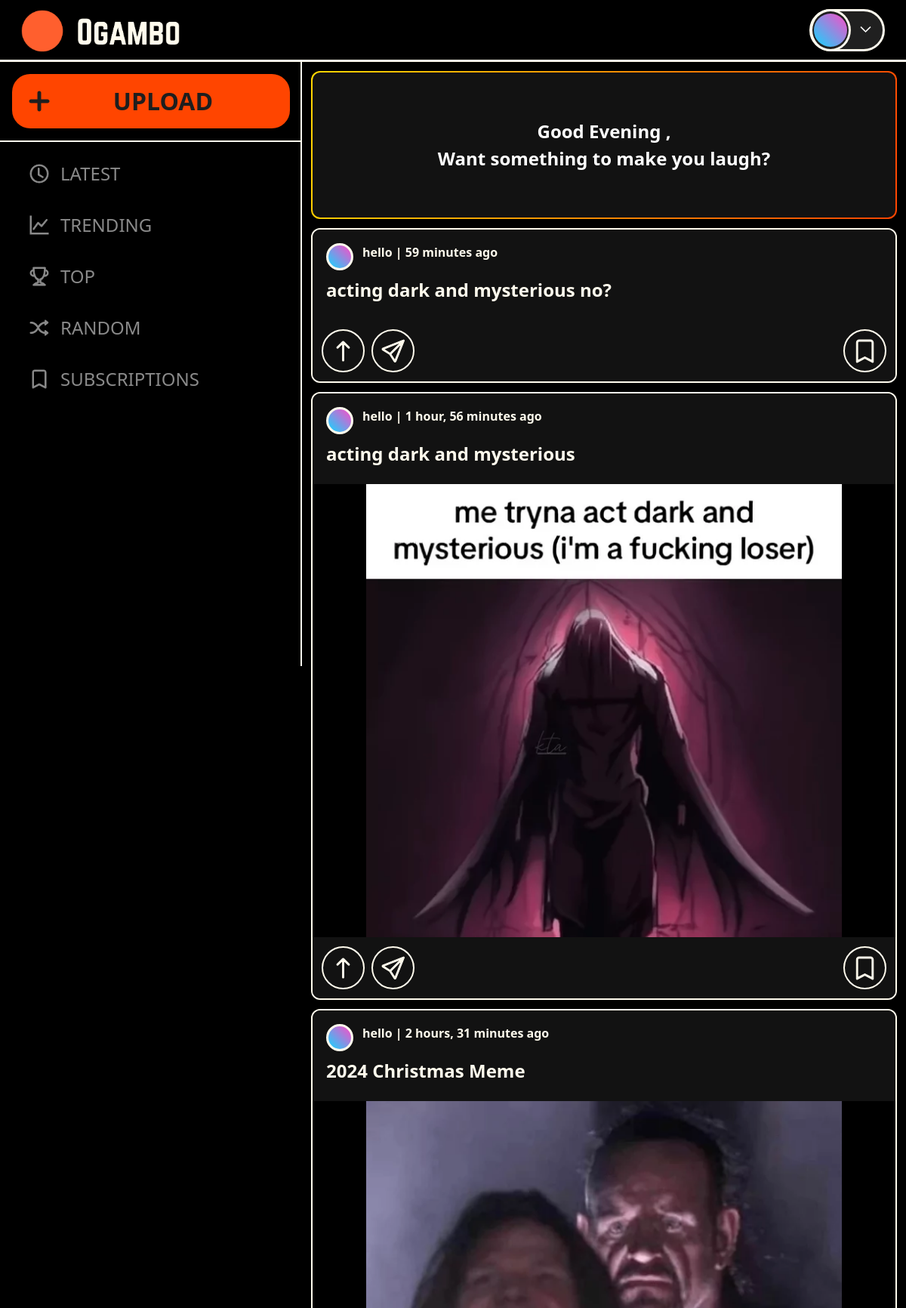
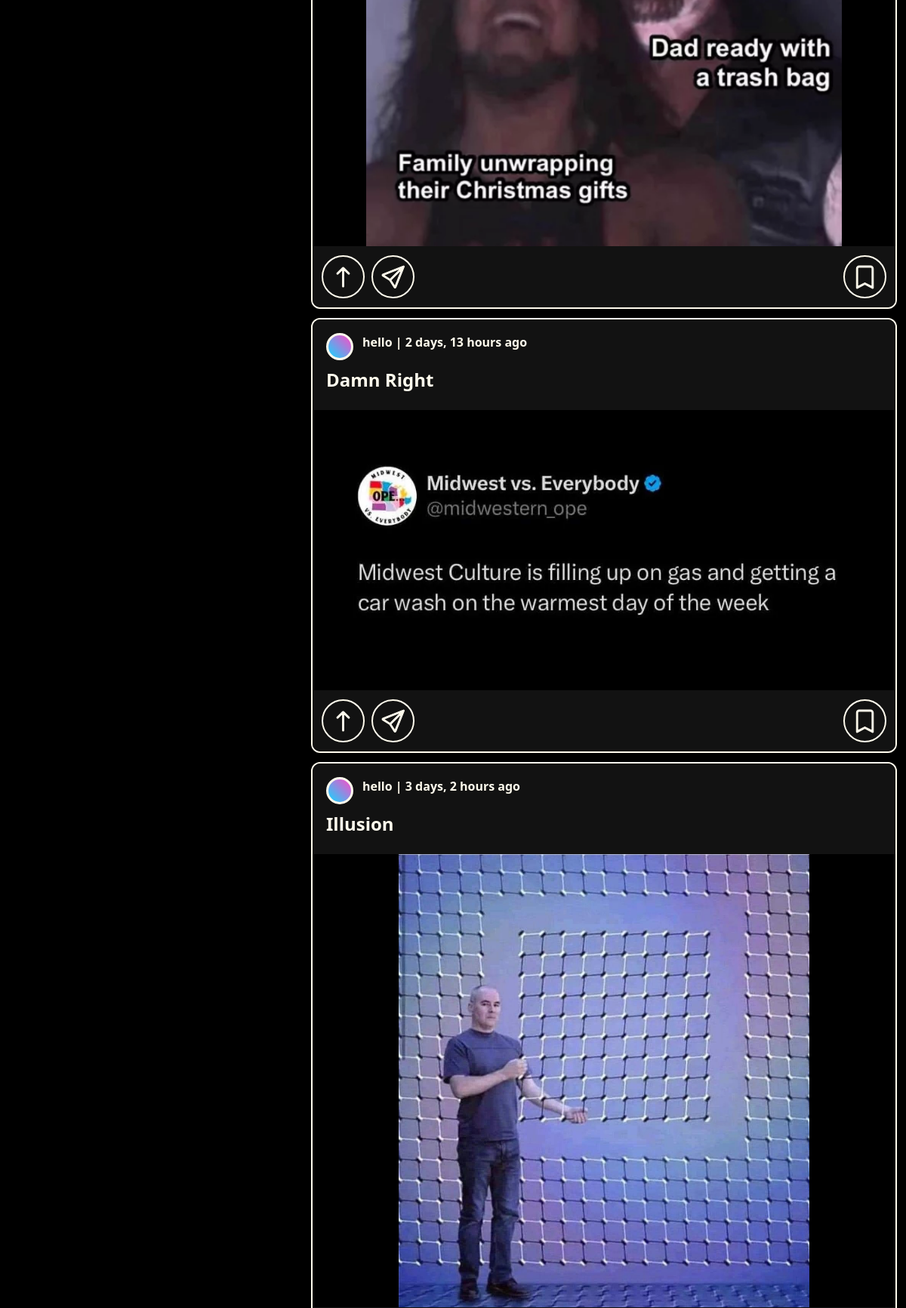
The page / (upper part) on the database its author committed (2 pictures, top to bottom).
### ogambo/models.py (models this page shows, shortened)
class Post(models.Model):
    id = models.UUIDField(primary_key=True, default=uuid.uuid4, editable=False)
    user = models.ForeignKey(User, on_delete=models.SET_NULL, null=True)
    title = models.CharField(max_length=200)
    description = models.TextField(max_length=500, null=True, blank=True)
    tags = models.ManyToManyField(Tag, related_name='posts', blank=True)
    image = models.ImageField(upload_to='post_media/images/', null=True, blank=True)
    video = models.FileField(upload_to='post_media/videos/', null=True, blank=True)
    created = models.DateTimeField(auto_now_add=True)
    updated = models.DateTimeField(auto_now=True)
    class Meta:
        ordering = ['-updated', '-created']
    def upvotes(self):
        return self.votes.filter(vote_type=True).count()
    def downvotes(self):
        return self.votes.filter(vote_type=False).count()

### ogambo/views.py (the view)
# urls.py: 2. Add a URL to urlpatterns:  path('', views.home, name='home')
def home(request):
    q = request.GET.get('q') if request.GET.get('q') != None else ''
    posts = Post.objects.filter(
        Q(tags__name__icontains=q) |
        Q(title__icontains=q) |
        Q(user__username__icontains=q)
        ).distinct
    tags = Tag.objects.annotate(num_posts=Count('posts')).order_by('-num_posts')[:50]
    context = {'posts' : posts, 'tags' : tags}
    return render(request, 'ogambo/home.html', context)

### ogambo/templates/ogambo/home.html (shortened to what this page needs)
{% extends 'main.html' %}
{% block content %}
<div class="home">
    <div class="home-left-bar">
        {% include 'ogambo/components/sidebar.html' %}
    </div>
    <div class="home-feed">
        {% include 'ogambo/components/feed.html' %}
    </div>
</div>
{% endblock content %}

### ogambo/templates/ogambo/components/feed.html (shortened to what this page needs)
<main class="content-area">
    <div class="feed">
        <div class="home-welcome">
            <p class="content-title">Good Evening {{request.user.username}}, <br>Want something to make you laugh?</p>
        </div>
        {% for post in posts %}
            <div class="meme-card">
                <div class="meme-header">
                    {% if post.user %}
                        <a href="{% url 'user-profile' post.user.username %}" class="user-info">
                            <div class="user-avatar"></div>
                            {{post.user}} | {{post.updated|timesince}} ago
                        </a>
                    {% endif %}
                    <div class="post-title mt-2">
                        <span>{{post.title}}</span>
                    </div>
                </div>
                <a href="{% url 'post' post.id %}">
                    <div class="meme-image">
                        {% if post.image %}
                            <img src="{{post.image.url}}" class="meme-image" alt="">
                        {% endif %}
                    </div>
                </a>
                <div class="meme-footer">
                    <div class="footer-buttons">
                        <div class="action-buttons">
                            <button class="action-btn upvote" data-vote-type="upvote" data-post-id="{{post.id}}">
                                <i class="bi bi-arrow-up"></i>
                            </button>
                            <button class="action-btn">
                                <i class="bi bi-send"></i>
                            </button>
                        </div>
                        <div class="save-button">
                            <button class="action-btn">
                                <i class="bi bi-bookmark"></i>
                            </button>
                        </div>
                    </div>
                </div>
            </div>
        {% endfor %}
    </div>
</main>

### static/assets/main.css (style rules this page uses)
body { background-color: black; color: white; }

### templates/main.html (style rules this page uses)
:root { --ogambo-black: #000000; --ogambo-orange: #ff4500; --ogambo-green: #4ade80; --ogambo-gray: #121212; --ogambo-light-gray: #8A8A8A; --ogambo-text: #FFFBED; --ogambo-blue: #00a2ff; }
* { margin: 0; padding: 0; box-sizing: border-box; font-family: Verdana, Geneva, Tahoma, sans-serif 'Space Mono', monospace; }
body { background-color: var(--ogambo-black); color: #FFFBED; min-height: 100vh; }

### ogambo/templates/ogambo/home.html (style rules this page uses)
.home { display: grid; grid-template-columns: 1fr 2fr 1fr; }
@media (max-width: 1200px) { .home { grid-template-columns: 1fr 2fr; } }

### ogambo/templates/ogambo/components/feed.html (style rules this page uses)
.content-area { display: flex; flex-direction: column; align-items: center; padding: 12px; }
.home-welcome { font-size: 24px; font-weight: 700; margin-bottom: 12px; padding: 2px; text-align: center; border-radius: 12px; background: linear-gradient( 105deg, #FFD700, #FF4500, #FF69B4, #FF00FF, #800080, #FF00FF, #FF69B4, #FF4500, #FFD700 ); background-size: 800% 800%; animation: wavy 6s ease-in-out infinite alternate; }
.content-title { padding: 60px; margin: 0; background: #121212; border-radius: 10px; color: #FFF; }
.meme-card { background-color: #121212; border: 2px solid #FFFBED; border-radius: 12px; overflow: hidden; z-index: 10; position: relative; margin-bottom: 12px; }
.meme-header { height: 120px; padding: 18px; background-color: #121212; }
.user-info { display: flex; font-size: 16px; font-weight: 600; text-decoration: none; color: #FFFBED; }
.user-avatar { width: 36px; height: 36px; border: 3px solid #FFFBED; border-radius: 50%; background: linear-gradient(45deg, #11D7FF, #FF4AC6); margin: 0 12px 0 0; }
.post-title { height: 36px; font-size: 24px; font-weight: 700; display: flex; overflow: hidden; }
.meme-image { max-height: 600px; width: 100%; background-color: var(--ogambo-black); object-fit: contain; }
.meme-footer { height: 81px; padding: 12px; align-items: center; background-color: #121212; }
.footer-buttons { display: flex; justify-content: space-between; }
.action-buttons { display: flex; justify-content: start; gap: 9px; }
.action-btn { background: none; width: 57px; height: 57px; border: 2px solid #FFFBED; border-radius: 50%; color: #FFFBED; font-size: 30px; }
.action-btn i { -webkit-text-stroke: 1px; }
@media (max-width: 1200px) { .content-area { margin-left: 0; margin-right: 0; max-width: 100%; padding: 12px; } }

### rows shown on the page
Post: user "hello", updated "59 minutes", title "acting dark and mysterious no?"
Post: user "hello", updated "1 hour, 56 minutes", title "acting dark and mysterious", image (picture)
Post: user "hello", updated "2 hours, 31 minutes", title "2024 Christmas Meme", image (picture)
Post: user "hello", updated "2 days, 13 hours", title "Damn Right", image (picture)
Post: user "hello", updated "3 days, 2 hours", title "Illusion", image (picture)
